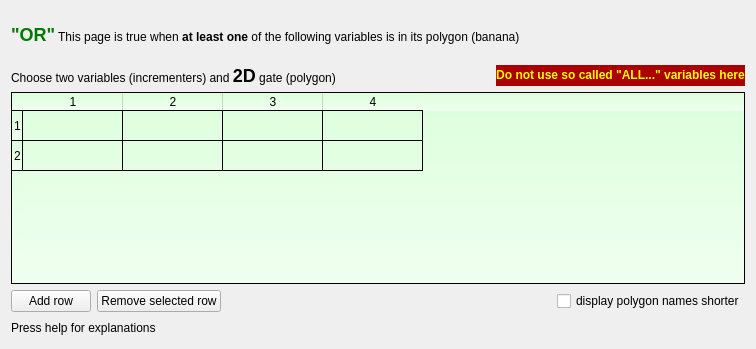
  <widget class="QWizardPage" name="wizardPage_OR_bananas">
   <property name="title">
    <string/>
   </property>
   <property name="subTitle">
    <string/>
   </property>
   <layout class="QVBoxLayout" name="verticalLayout_13">
    <item>
     <layout class="QHBoxLayout" name="horizontalLayout_10">
      <item>
       <widget class="QLabel" name="textLabel1_6_2">
        <property name="text">
         <string>&lt;html&gt;&lt;head/&gt;&lt;body&gt;&lt;p&gt;&lt;span style=&quot; font-size:x-large; font-weight:600; color:#007700;&quot;&gt;&amp;quot;OR&amp;quot;&lt;/span&gt; This page is true when &lt;span style=&quot; font-weight:600;&quot;&gt;at least one&lt;/span&gt; of the following variables is in its polygon (banana)&lt;/p&gt;&lt;/body&gt;&lt;/html&gt;</string>
        </property>
        <property name="wordWrap">
         <bool>false</bool>
        </property>
       </widget>
      </item>
      <item>
       <widget class="QLabel" name="pixmapLabel1_2_2_2">
        <property name="sizePolicy">
         <sizepolicy hsizetype="Maximum" vsizetype="Maximum">
          <horstretch>0</horstretch>
          <verstretch>0</verstretch>
         </sizepolicy>
        </property>
        <property name="minimumSize">
         <size>
          <width>32</width>
          <height>32</height>
         </size>
        </property>
        <property name="maximumSize">
         <size>
          <width>48</width>
          <height>48</height>
         </size>
        </property>
        <property name="pixmap">
         <pixmap resource="greware_icons.qrc">:/images/images/bananas.png</pixmap>
        </property>
        <property name="scaledContents">
         <bool>true</bool>
        </property>
        <property name="wordWrap">
         <bool>false</bool>
        </property>
       </widget>
      </item>
      <item>
       <widget class="QLabel" name="pixmapLabel1_2_2_3">
        <property name="sizePolicy">
         <sizepolicy hsizetype="Maximum" vsizetype="Maximum">
          <horstretch>0</horstretch>
          <verstretch>0</verstretch>
         </sizepolicy>
        </property>
        <property name="minimumSize">
         <size>
          <width>48</width>
          <height>48</height>
         </size>
        </property>
        <property name="pixmap">
         <pixmap resource="greware_icons.qrc">:/images/images/fence.png</pixmap>
        </property>
        <property name="scaledContents">
         <bool>true</bool>
        </property>
        <property name="wordWrap">
         <bool>false</bool>
        </property>
       </widget>
      </item>
     </layout>
    </item>
    <item>
     <layout class="QHBoxLayout" name="horizontalLayout_9">
      <item>
       <widget class="QLabel" name="textLabel2_3_2">
        <property name="text">
         <string>&lt;html&gt;&lt;head/&gt;&lt;body&gt;&lt;p&gt;Choose two variables (incrementers)   and &lt;span style=&quot; font-size:x-large; font-weight:600;&quot;&gt;2D&lt;/span&gt; gate (polygon)&lt;/p&gt;&lt;/body&gt;&lt;/html&gt;</string>
        </property>
        <property name="alignment">
         <set>Qt::AlignVCenter</set>
        </property>
        <property name="wordWrap">
         <bool>false</bool>
        </property>
       </widget>
      </item>
      <item>
       <spacer name="horizontalSpacer_7">
        <property name="orientation">
         <enum>Qt::Horizontal</enum>
        </property>
        <property name="sizeHint" stdset="0">
         <size>
          <width>40</width>
          <height>20</height>
         </size>
        </property>
       </spacer>
      </item>
      <item>
       <widget class="QLabel" name="textLabel1_5_2_2_2">
        <property name="font">
         <font>
          <pointsize>9</pointsize>
         </font>
        </property>
        <property name="styleSheet">
         <string notr="true">background-color: rgb(170, 0, 0);
color: rgb(255, 255, 0);</string>
        </property>
        <property name="text">
         <string>&lt;b&gt;Do not use so called &quot;ALL...&quot; variables here&lt;/b&gt;</string>
        </property>
        <property name="alignment">
         <set>Qt::AlignCenter</set>
        </property>
        <property name="wordWrap">
         <bool>false</bool>
        </property>
       </widget>
      </item>
     </layout>
    </item>
    <item>
     <widget class="QTableWidget" name="table_2D_OR_gates">
      <property name="autoFillBackground">
       <bool>false</bool>
      </property>
      <property name="styleSheet">
       <string notr="true">background-color: qlineargradient(spread:pad, x1:0, y1:0, x2:0, y2:1, stop:0 rgba(220, 255, 220, 255), stop:1 rgba(240, 255, 240, 255));</string>
      </property>
      <property name="rowCount">
       <number>2</number>
      </property>
      <property name="columnCount">
       <number>4</number>
      </property>
      <row/>
      <row/>
      <column/>
      <column/>
      <column/>
      <column/>
     </widget>
    </item>
    <item>
     <layout class="QVBoxLayout" name="_14">
      <item>
       <layout class="QHBoxLayout" name="_15">
        <item>
         <widget class="QPushButton" name="pushButton_add_2D_OR_item">
          <property name="text">
           <string>Add row</string>
          </property>
          <property name="icon">
           <iconset resource="greware_icons.qrc">
            <normaloff>:/images/images/add_document.png</normaloff>:/images/images/add_document.png</iconset>
          </property>
          <property name="iconSize">
           <size>
            <width>23</width>
            <height>23</height>
           </size>
          </property>
         </widget>
        </item>
        <item>
         <widget class="QPushButton" name="pushButton_remove_2D_OR_row">
          <property name="text">
           <string>Remove selected row</string>
          </property>
          <property name="icon">
           <iconset resource="greware_icons.qrc">
            <normaloff>:/images/images/remove_document.png</normaloff>:/images/images/remove_document.png</iconset>
          </property>
          <property name="iconSize">
           <size>
            <width>23</width>
            <height>23</height>
           </size>
          </property>
         </widget>
        </item>
        <item>
         <spacer name="spacer8_2">
          <property name="orientation">
           <enum>Qt::Horizontal</enum>
          </property>
          <property name="sizeType">
           <enum>QSizePolicy::Expanding</enum>
          </property>
          <property name="sizeHint" stdset="0">
           <size>
            <width>330</width>
            <height>20</height>
           </size>
          </property>
         </spacer>
        </item>
        <item>
         <widget class="QCheckBox" name="checkBox_short_polygon_names_OR">
          <property name="text">
           <string>display polygon names shorter</string>
          </property>
         </widget>
        </item>
       </layout>
      </item>
      <item>
       <layout class="QHBoxLayout" name="_16">
        <item>
         <widget class="QLabel" name="textLabel2_2_2">
          <property name="text">
           <string>Press help for explanations</string>
          </property>
          <property name="wordWrap">
           <bool>false</bool>
          </property>
         </widget>
        </item>
        <item>
         <spacer name="spacer51_2_2">
          <property name="orientation">
           <enum>Qt::Horizontal</enum>
          </property>
          <property name="sizeType">
           <enum>QSizePolicy::Expanding</enum>
          </property>
          <property name="sizeHint" stdset="0">
           <size>
            <width>310</width>
            <height>20</height>
           </size>
          </property>
         </spacer>
        </item>
       </layout>
      </item>
     </layout>
    </item>
   </layout>
  </widget>
